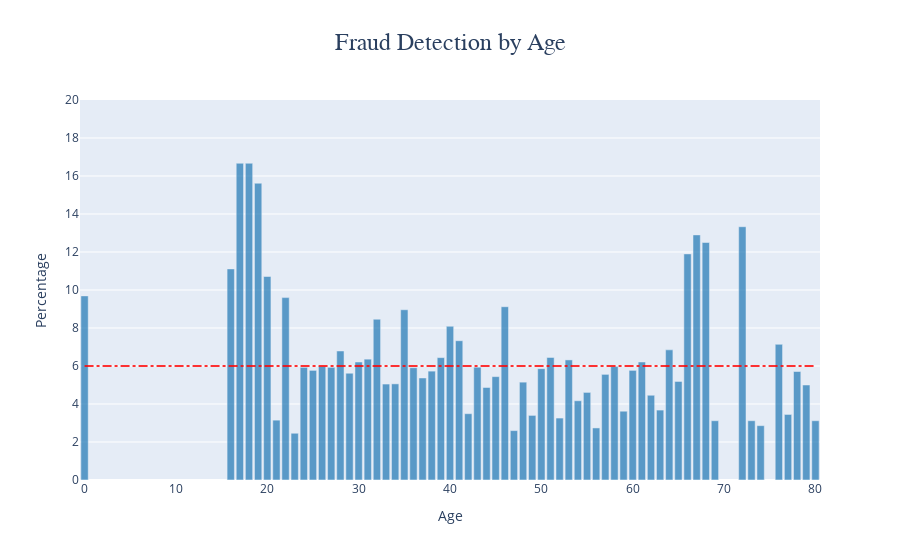

Notebook code for this chart:
### Markdown cell above
##### **2.2.2 Fraud Detection by Age** 🧑🤝🧑📊  **& Age of Policy Holder** 🧓👵🔍

### Code cell
df_fraud = df_viz[df_viz['FraudFound_P'] == 1]
df_non_fraud = df_viz[df_viz['FraudFound_P'] == 0]

df_counts_age = df_viz['Age'].value_counts().sort_index()
df_counts_fraud = df_fraud['Age'].value_counts().sort_index()

df_percentages_fraud = round((df_counts_fraud / df_counts_age) * 100, 2)

# Bar Chart
fig = go.Figure()

fig.add_trace(go.Bar(x=df_percentages_fraud.index, y=df_percentages_fraud.values,
    marker_color='rgba(31, 119, 180, 0.7)'))

fig.update_layout(
    title={
        'text': 'Fraud Detection by Age',
        'x':0.5,
        'font': {'family': "Arial, sans-serif", 'size': 24}
    })

fig.update_layout(
    xaxis=dict(title='Age'), yaxis=dict(title='Percentage', range=[0, 20], dtick=2), legend=dict(title='Outcome'))

fig.add_shape(
    type="line",
    x0=min(df_percentages_fraud.index),
    y0=6,
    x1=max(df_percentages_fraud.index),
    y1=6,
    line=dict(
        color="rgba(255, 0, 0, 0.8)",
        width=2,
        dash="dashdot",
    ),
)

fig.show()

### Figure 1 — Plotly figure (JSON) as saved in the notebook; plotly's stock layout.template omitted (floating-point values rounded to 4 significant figures)
{"data": [{"marker": {"color": "rgba(31, 119, 180, 0.7)"}, "type": "bar", "x": [0, 16, 17, 18, 19, 20, 21, 22, 23, 24, 25, 26, 27, 28, 29, 30, 31, 32, 33, 34, 35, 36, 37, 38, 39, 40, 41, 42, 43, 44, 45, 46, 47, 48, 49, 50, 51, 52, 53, 54, 55, 56, 57, 58, 59, 60, 61, 62, 63, 64, 65, 66, 67, 68, 69, 70, 71, 72, 73, 74, 75, 76, 77, 78, 79, 80], "y": [9.69, 11.11, 16.67, 16.67, 15.62, 10.71, 3.15, 9.6, 2.46, 5.93, 5.77, 5.98, 5.93, 6.79, 5.62, 6.21, 6.36, 8.46, 5.05, 5.06, 8.96, 5.91, 5.37, 5.73, 6.44, 8.09, 7.33, 3.49, 5.94, 4.87, 5.44, 9.12, 2.6, 5.15, 3.4, 5.86, 6.45, 3.26, 6.32, 4.17, 4.61, 2.74, 5.56, 5.97, 3.62, 5.77, 6.21, 4.46, 3.68, 6.85, 5.19, 11.9, 12.9, 12.5, 3.12, null, null, 13.33, 3.12, 2.86, null, 7.14, 3.45, 5.71, 5, 3.12]}], "layout": {"legend": {"title": {"text": "Outcome"}}, "shapes": [{"line": {"color": "rgba(255, 0, 0, 0.8)", "dash": "dashdot", "width": 2}, "type": "line", "x0": 0, "x1": 80, "y0": 6, "y1": 6}], "title": {"font": {"family": "Arial, sans-serif", "size": 24}, "text": "Fraud Detection by Age", "x": 0.5}, "xaxis": {"title": {"text": "Age"}}, "yaxis": {"dtick": 2, "range": [0, 20], "title": {"text": "Percentage"}}}}
